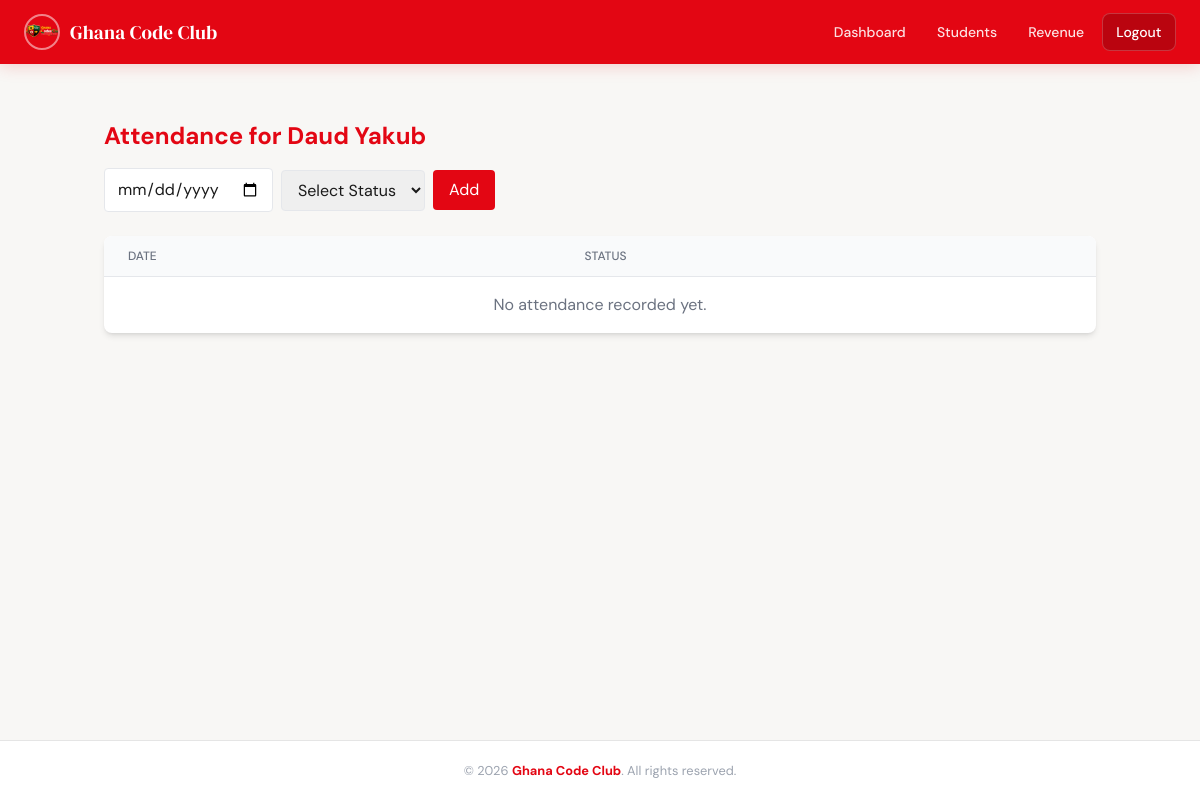
The page /attendance/2 (signed in) on the database its author committed.
### tables this page shows
CREATE TABLE schools (
            id INTEGER PRIMARY KEY AUTOINCREMENT,
            name TEXT NOT NULL,
            fee_limit NUMERIC(10,2) DEFAULT 0,
            email TEXT UNIQUE NOT NULL,
            password_hash TEXT NOT NULL,
            logo TEXT,
            created_at TIMESTAMP NOT NULL DEFAULT CURRENT_TIMESTAMP
        );

CREATE TABLE students (
            id INTEGER PRIMARY KEY AUTOINCREMENT,
            school_id INTEGER NOT NULL REFERENCES schools(id) ON DELETE CASCADE,
            first_name TEXT NOT NULL,
            last_name TEXT,
            parent_name TEXT,
            parent_phone TEXT,
            profile_picture TEXT,
            created_at TIMESTAMP NOT NULL DEFAULT CURRENT_TIMESTAMP
        );

### app.py (the view, shortened to what this page needs)
@app.route("/attendance/<int:student_id>", methods=["GET", "POST"])
@login_required
def attendance(student_id):
    conn = get_connection()
    cur = conn.cursor()
    cur.execute(
        "SELECT * FROM students WHERE id=? AND school_id=?",
        (student_id, current_user.school_id),
    )
    student = cur.fetchone()
    if not student:
        conn.close()
        return "Student not found", 404
    cur.execute(
        "SELECT * FROM attendance WHERE student_id=? AND school_id=? ORDER BY date DESC",
        (student_id, current_user.school_id),
    )
    records = cur.fetchall()
    conn.close()
    return render_template("attendance.html", student=student, records=records)

### app.py (called while the page is built)
@app.context_processor
def inject_year():
    return {"current_year": datetime.now().year}

@login_manager.user_loader
def load_user(user_id):
    conn = get_connection()
    cur = conn.cursor()
    cur.execute(
        """
        SELECT u.*, s.name AS school_name,
               s.logo AS school_logo
        FROM users u
        LEFT JOIN schools s ON u.school_id = s.id
        WHERE u.id = ?
    """,
        (user_id,),
    )
    row = cur.fetchone()
    conn.close()
    return User(row) if row else None

### db.py (called while the page is built)
def _convert_timestamp(val):
    val = val.decode()
    try:
        return datetime.fromisoformat(val)
    except ValueError:
        return val

def get_connection():
    conn = sqlite3.connect(
        DB_NAME,
        timeout=10,
        detect_types=sqlite3.PARSE_DECLTYPES | sqlite3.PARSE_COLNAMES,
    )
    conn.row_factory = sqlite3.Row
    conn.execute("PRAGMA journal_mode=WAL;")
    return conn

### models.py (called while the page is built)
    def is_superadmin(self):
        return self.role == "superadmin"

### templates/attendance.html (shortened to what this page needs)
{% extends "base.html" %}
{% block content %}
<div class="container mx-auto px-4 py-6">
  <h1 class="text-2xl font-bold text-[var(--gcc-red)] mb-4">
    Attendance for {{ student.first_name }} {{ student.last_name }}
  </h1>
  <form method="POST" class="mb-6 flex gap-2 items-center">
    <input type="date" name="date" required class="border px-3 py-2 rounded">
    <select name="status" required class="border px-3 py-2 rounded">
      <option value="">Select Status</option>
    </select>
    <button type="submit" class="bg-[var(--gcc-red)] text-white px-4 py-2 rounded hover:bg-red-700 transition">Add</button>
  </form>
  <div class="bg-white shadow-md rounded-lg overflow-x-auto">
    <table class="min-w-full divide-y divide-gray-200">
      <thead class="bg-gray-50">
        <tr>
          <th class="px-6 py-3 text-left text-xs font-medium text-gray-500 uppercase">Date</th>
          <th class="px-6 py-3 text-left text-xs font-medium text-gray-500 uppercase">Status</th>
        </tr>
      </thead>
      <tbody class="divide-y divide-gray-200">
        {% for record in records %}
        <tr>
          <td class="px-6 py-4">{{ record.date }}</td>
          <td class="px-6 py-4">{{ record.status }}</td>
        </tr>
        {% else %}
        <tr>
          <td colspan="2" class="px-6 py-4 text-center text-gray-500">No attendance recorded yet.</td>
        </tr>
        {% endfor %}
      </tbody>
    </table>
  </div>
</div>
{% endblock %}

### templates/base.html (shortened to what this page needs)
<!DOCTYPE html>
<html lang="en">
<head>
    <script src="https://cdn.tailwindcss.com"></script>
</head>
<body>
    <header class="navbar">
        <div class="navbar-inner">
            <a href="{{ url_for('dashboard') }}" class="brand">
                {% if current_user.is_authenticated and current_user.school_logo %}
                    <img src="{{ url_for('static', filename='uploads/' ~ current_user.school_logo) }}"
                         alt="Logo" class="brand-logo">
                {% else %}
                    <span class="brand-dot">G</span>
                {% endif %}
                <span>
                    {% if current_user.is_authenticated %}
                        {{ current_user.school_name or "GCC Students App" }}
                    {% else %}
                        GCC Students App
                    {% endif %}
                </span>
            </a>
            <nav class="nav-links">
                {% if current_user.is_authenticated %}
                    {% if current_user.is_superadmin() %}
                        <a href="{{ url_for('superadmin_dashboard') }}" class="nav-link">Dashboard</a>
                        <a href="{{ url_for('schools') }}" class="nav-link">Schools</a>
                    {% else %}
                        <a href="{{ url_for('dashboard') }}" class="nav-link">Dashboard</a>
                        <a href="{{ url_for('students') }}" class="nav-link">Students</a>
                        <a href="{{ url_for('revenue_dashboard') }}" class="nav-link">Revenue</a>
                    {% endif %}
                    <a href="{{ url_for('logout') }}" class="nav-link nav-link-logout">Logout</a>
                {% else %}
                    <a href="{{ url_for('login') }}" class="nav-link">Login</a>
                    <a href="{{ url_for('register') }}" class="nav-link nav-link-logout">Register</a>
                {% endif %}
            </nav>
        </div>
    </header>
    <main class="main-content">
        {% block content %}{% endblock %}
    </main>
    <footer>
        &copy; {{ current_year }} <strong>Ghana Code Club</strong>. All rights reserved.
    </footer>
</body>
</html>

### templates/base.html (style rules this page uses)
:root { --gcc-red: #E30613; --gcc-red-dark: #b8050f; --gcc-red-light: #ff1a2a; }
* { box-sizing: border-box; }
body { font-family: 'DM Sans', sans-serif; background: #f8f7f5; color: #1a1a1a; min-height: 100vh; display: flex; flex-direction: column; }
.navbar { background: var(--gcc-red); position: sticky; top: 0; z-index: 50; box-shadow: 0 2px 16px rgba(227,6,19,0.18); }
.navbar-inner { max-width: 1200px; margin: 0 auto; padding: 0 1.5rem; height: 64px; display: flex; align-items: center; justify-content: space-between; }
.brand { display: flex; align-items: center; gap: 10px; text-decoration: none; color: white; font-family: 'DM Serif Display', serif; font-size: 1.2rem; letter-spacing: 0.01em; transition: opacity 0.2s; }
.brand-logo { width: 36px; height: 36px; border-radius: 50%; object-fit: cover; border: 2px solid rgba(255,255,255,0.5); }
.nav-links { display: none; align-items: center; gap: 0.25rem; }
@media (min-width: 768px) { .nav-links { display: flex; } }
.nav-link { color: rgba(255,255,255,0.88); text-decoration: none; font-size: 0.875rem; font-weight: 500; padding: 0.45rem 0.85rem; border-radius: 8px; transition: background 0.15s, color 0.15s; white-space: nowrap; }
.nav-link-logout { color: white; background: rgba(0,0,0,0.18); border: 1px solid rgba(255,255,255,0.2); }
.main-content { flex: 1; max-width: 1200px; width: 100%; margin: 0 auto; padding: 2rem 1.5rem; }
footer { background: white; border-top: 1px solid #e5e5e5; text-align: center; padding: 1.25rem; font-size: 0.8rem; color: #9ca3af; }
footer strong { color: var(--gcc-red); }
.main-content { animation: fadeUp 0.3s ease both; }

### rows shown on the page
schools: logo (picture), name "Ghana Code Club"
students: first_name "Daud", last_name "Yakub"
